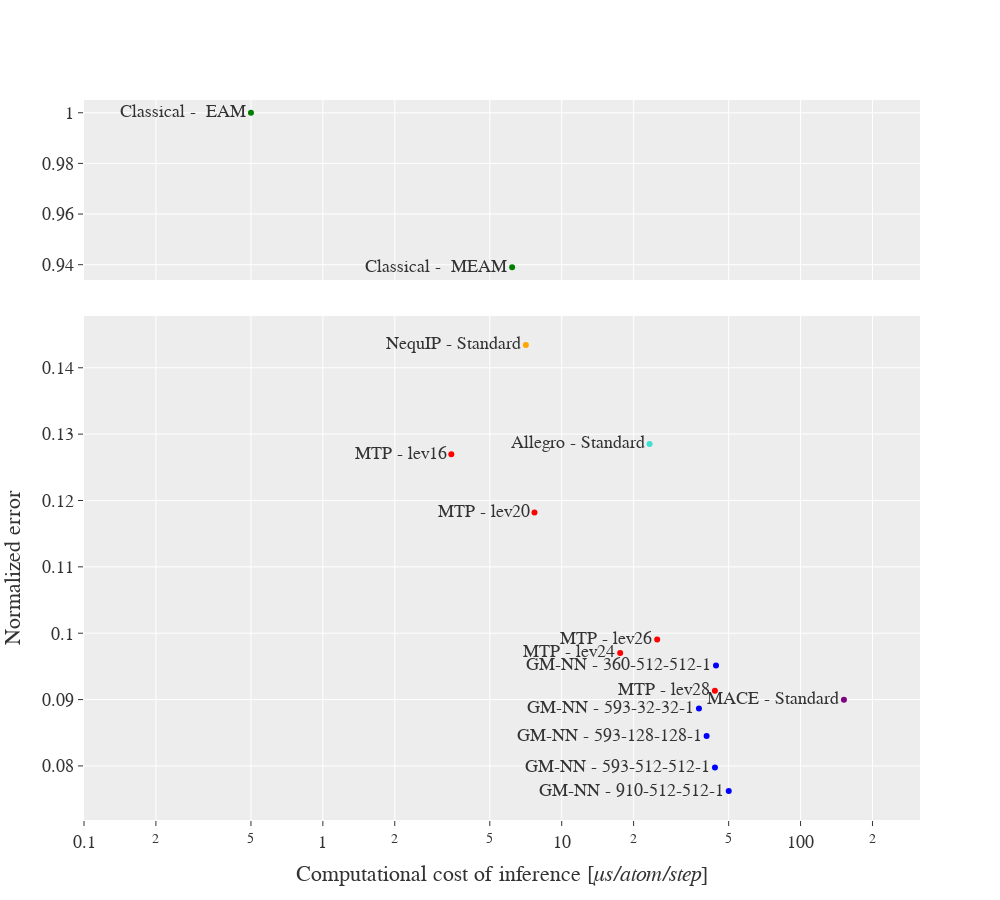

The notebook cell saved with this chart:
### Code cell
fig.show()

### Figure 1 — Plotly figure (JSON) as saved in the notebook; plotly's stock layout.template omitted (floating-point values rounded to 4 significant figures)
{"data": [{"legendgroup": "GM-NN", "marker": {"color": ["blue", "blue", "blue", "blue", "blue"]}, "mode": "markers+text", "name": "GM-NN", "text": ["GM-NN - 593-512-512-1", "GM-NN - 593-128-128-1", "GM-NN - 593-32-32-1", "GM-NN - 360-512-512-1", "GM-NN - 910-512-512-1"], "textposition": "middle left", "type": "scatter", "x": [43.81, 40.42, 37.54, 44.25, 50.04], "y": [0.07977, 0.0845, 0.08864, 0.09512, 0.07621], "yaxis": "y"}, {"legendgroup": "MTP", "marker": {"color": ["red", "red", "red", "red", "red"]}, "mode": "markers+text", "name": "MTP", "text": ["MTP - lev16", "MTP - lev20", "MTP - lev24", "MTP - lev26", "MTP - lev28"], "textposition": "middle left", "type": "scatter", "x": [3.45, 7.69, 17.57, 25.1, 43.78], "y": [0.127, 0.1182, 0.09703, 0.09907, 0.09132], "yaxis": "y"}, {"legendgroup": "Classical", "marker": {"color": ["green", "green"]}, "mode": "markers+text", "name": "Classical", "text": ["Classical -  EAM", "Classical -  MEAM"], "textposition": "middle left", "type": "scatter", "x": [0.5, 6.2], "y": [1, 0.939], "yaxis": "y2"}, {"legendgroup": "MACE", "marker": {"color": ["purple"]}, "mode": "markers+text", "name": "MACE", "text": ["MACE - Standard"], "textposition": "middle left", "type": "scatter", "x": [151.9], "y": [0.08998], "yaxis": "y"}, {"legendgroup": "NequIP", "marker": {"color": ["orange"]}, "mode": "markers+text", "name": "NequIP", "text": ["NequIP - Standard"], "textposition": "middle left", "type": "scatter", "x": [7.077], "y": [0.1434], "yaxis": "y"}, {"legendgroup": "Allegro", "marker": {"color": ["turquoise"]}, "mode": "markers+text", "name": "Allegro", "text": ["Allegro - Standard"], "textposition": "middle left", "type": "scatter", "x": [23.32], "y": [0.1285], "yaxis": "y"}], "layout": {"font": {"family": "Serif", "size": 18}, "grid": {"yaxes": ["y"]}, "height": 900, "showlegend": false, "width": 1000, "xaxis": {"range": [-1, 2.5], "title": {"text": "Computational cost of inference [<i>μs/atom/step</i>]"}, "type": "log"}, "yaxis": {"domain": [0, 0.7], "title": {"text": "Normalized error"}}, "yaxis2": {"domain": [0.75, 1]}}}
